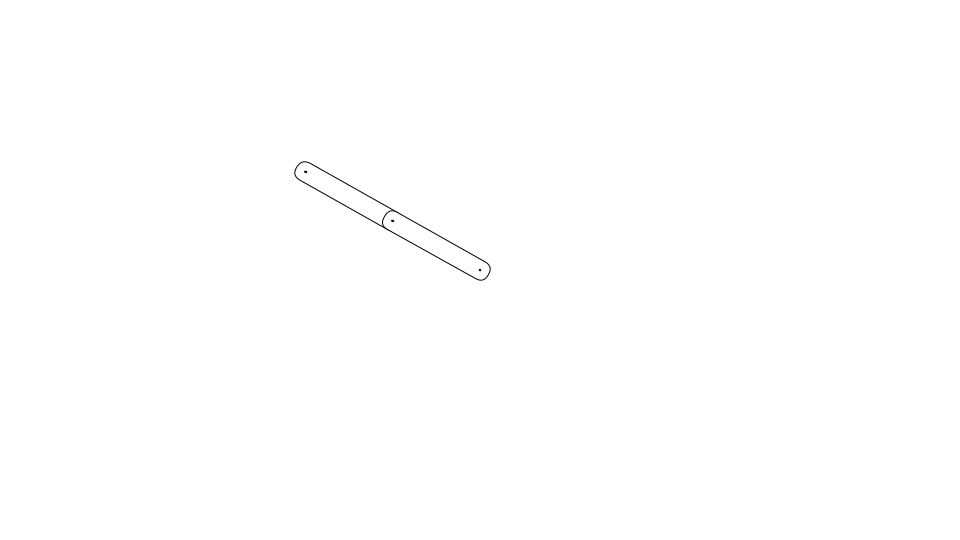
Frame 1 (no input)
Frame 60 (the mouse pressed at the canvas centre just before this capture): identical to frame 1, image omitted
Frame 120 (the mouse held since frame 60 and released just before this capture): blank canvas, image omitted

The Processing sketch that drew this single still picture (run headless with seeded random() and noise(); from frame 60 on, the mouse is pressed at the canvas centre):

// Processing sketch: Cosines
// ── Cosines.pde
Segment segment0;
Segment segment1;
float cycle;
float offset = - PI/2;

void setup() {
  size(960, 540);
  frameRate(30);
  initialize();
}

void initialize() {
  smooth();
  
  segment0 = new Segment(100, 20);    
  segment1 = new Segment(100, 20);
  segment1.x = width/2;
  segment1.y = height/2;
}

void draw() {
  background(255);

  float dx = mouseX - segment1.x;
  float dy = mouseY - segment1.y;
  float dist = sqrt(dx * dx + dy * dy);
      
  float a = 100;
  float b = 100;
  float c = min(dist, a + b);
      
  float B = acos((b * b - a * a - c * c) / (-2 * a * c));
  float C = acos((c * c - a * a - b * b) / (-2 * a * b));
  float D = atan2(dy, dx);
  float E = D + B + PI + C;
      
  segment1.rotation = (D + B) * 180 / PI;
  segment0.x = segment1.getPin().x;
  segment0.y = segment1.getPin().y;
  segment0.rotation = E * 180 / PI;
      
  segment0.update();
  segment1.update();
}

////////////////////////////////

class Segment extends Sprite {
  float segmentWidth, segmentHeight;
  float vx, vy;
  
  Segment(float segmentWidth, float segmentHeight) {
    super();
    this.segmentWidth = segmentWidth;
    this.segmentHeight = segmentHeight;
  }
  
  void draw() {
    rect(-segmentHeight / 2,  -segmentHeight / 2, segmentWidth + segmentHeight, segmentHeight, segmentHeight, segmentHeight, segmentHeight, segmentHeight);
    ellipse(0, 0, 2, 2);
    ellipse(segmentWidth, 0, 2, 2);
  }
  
  Point getPin() {
    float angle = rotation * PI / 180;
    float xPos = x + cos(angle) * segmentWidth;
    float yPos = y + sin(angle) * segmentWidth;
    return new Point(xPos, yPos);  
  }
}

////////////////////////////////

class Sprite extends Object {
  float x, y;
  float scaleX, scaleY;
  float width, height;
  float rotation;
  boolean visible;
  color strokeColor;
  color fillColor;
  Boolean isStroke;
  Boolean isFill;
  Boolean isRollOver;
  Boolean locked;
  float xoff, yoff;
 
  Sprite() {
    super();
    scaleX = 1.0;
    scaleY = 1.0;
    strokeColor = color(0);
    fillColor = color(0);
    isStroke = false;
    isFill = false;
    isRollOver = false;
    locked = false;
    visible = true;
  }
  
  void update() {
    if(! visible) return;
    pushMatrix();
    if(locked){
      x = mouseX - xoff;
      y = mouseY - yoff;
    }  
    translate(x, y);
    scale(scaleX, scaleY);
    rotate(rotation * PI / 180.0);
    if(isStroke) stroke(strokeColor);
    if(isFill) fill(fillColor);
    draw();
    popMatrix();
  }
  
  void setStrokeColor(color strokeColor) {
    this.strokeColor = strokeColor;
    isStroke = true;
  }
  
  void setFillColor(color fillColor) {
    this.fillColor = fillColor;
    isFill = true;
  }
  
  void startDrag() {
    if(isRollOver){
      locked = true;
      xoff = mouseX - x;
      yoff = mouseY - y;
    }
  }
  
  void stopDrag() {
    locked = false;
  }
  
  void draw() {}
}

////////////////////////////////

class Point extends Object {
  float x, y;
  
  Point(float x, float y) {
    super();
    this.x = x;
    this.y = y;
  }
}

////////////////////////////////

class Object {
  Object() {}
}
